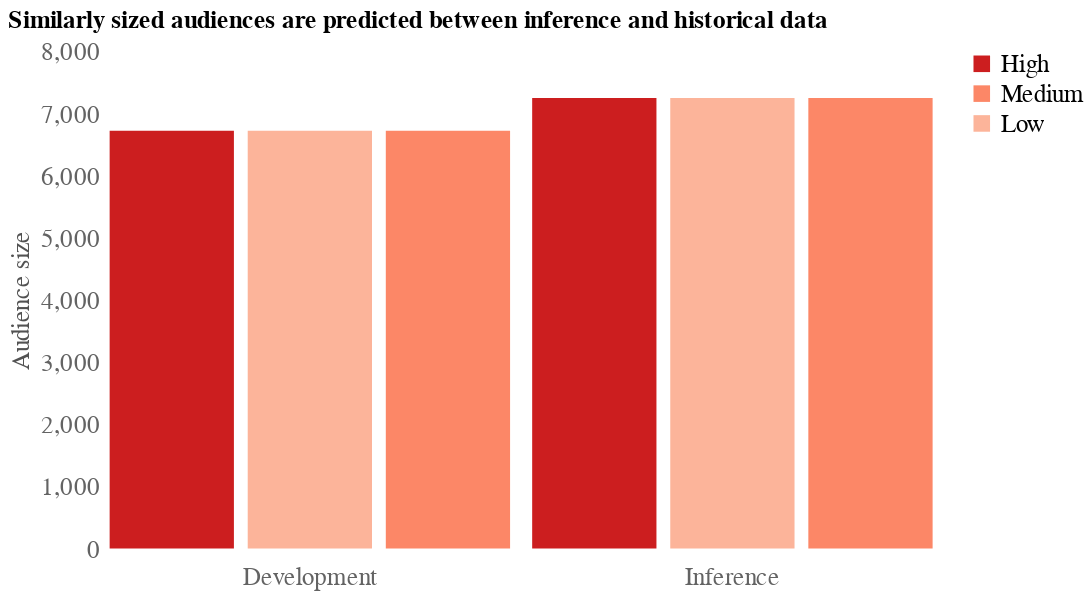
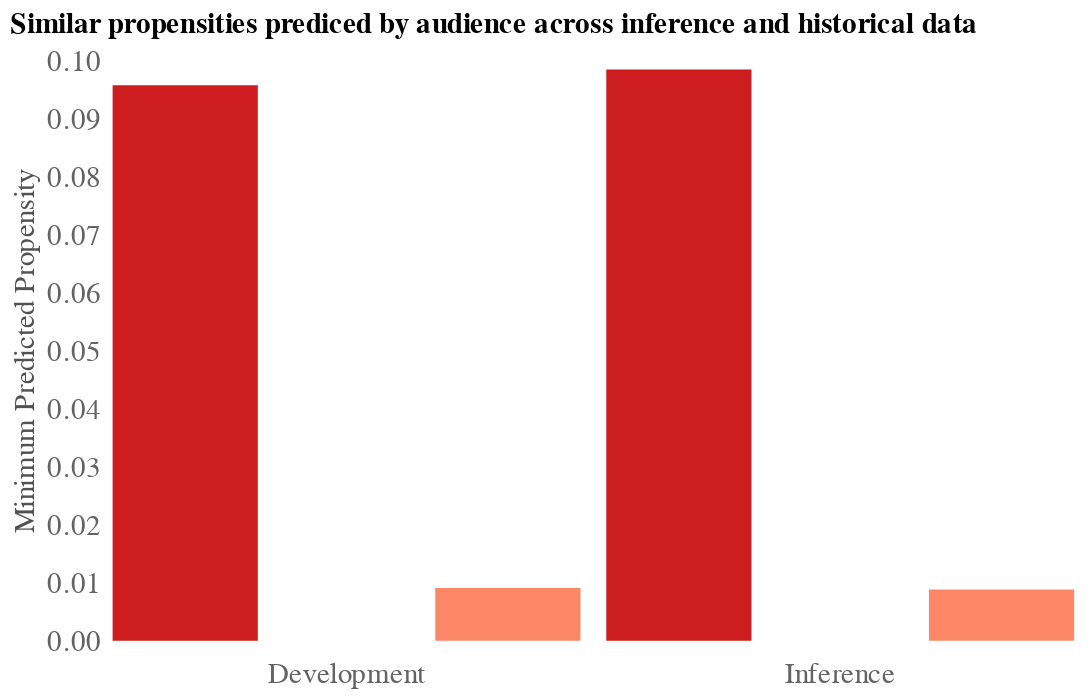
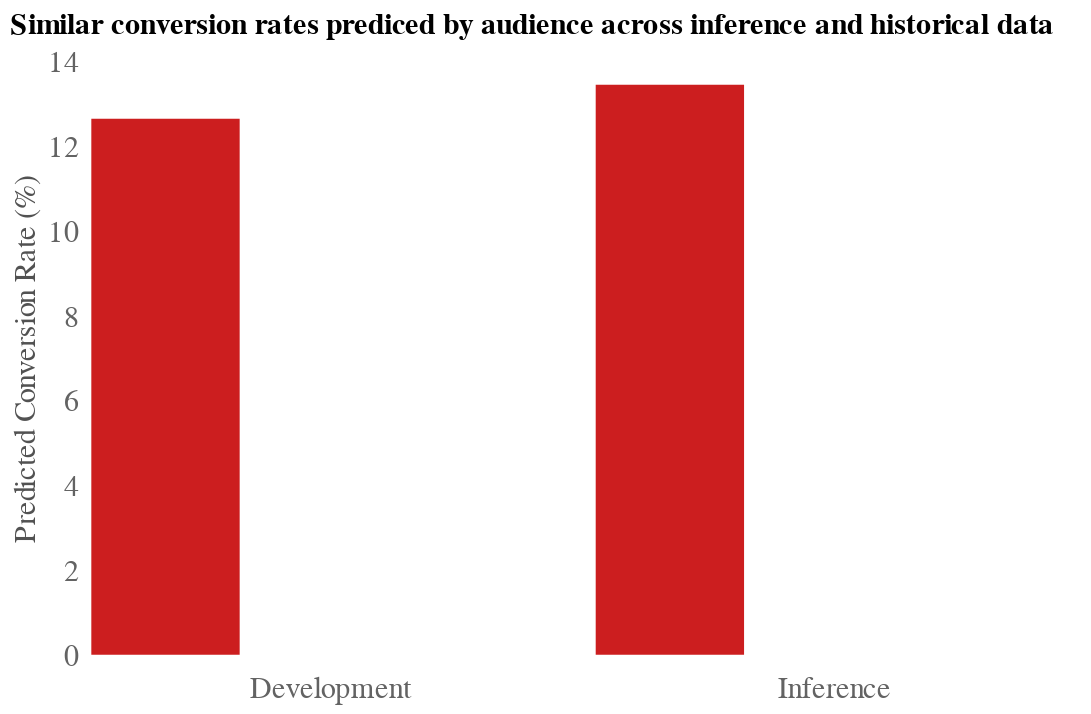
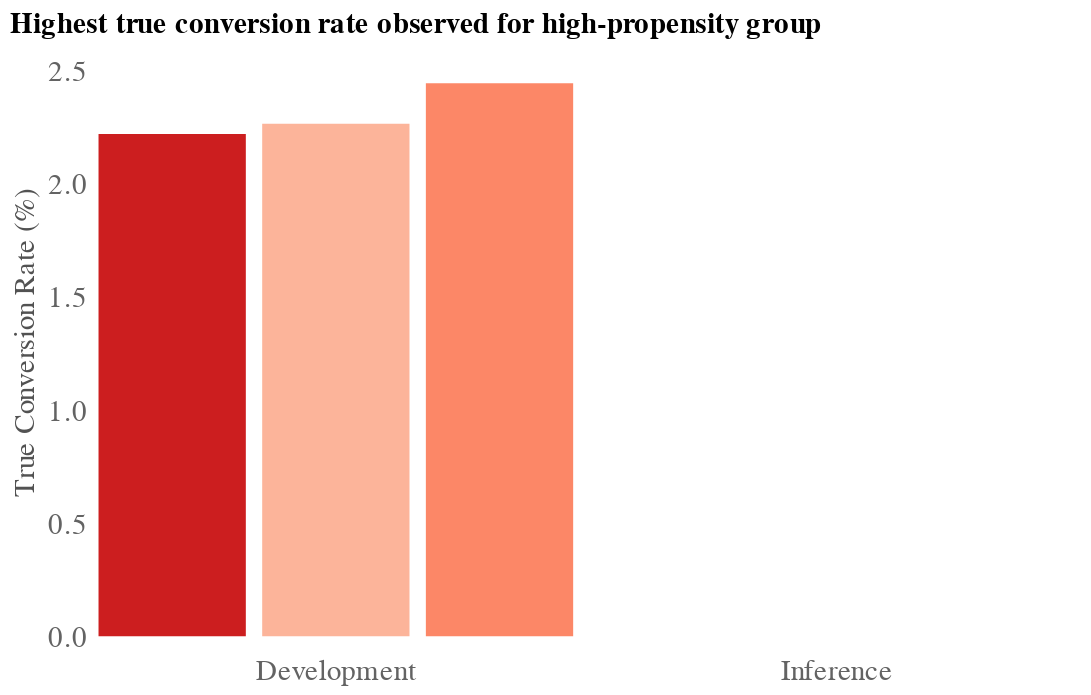

Write notebook code for charts like these, in order.
### Markdown cell above
Show plot comparing development and inference statistics for each audience group

### Code cell
for k, yvar in enumerate(["total_visitors", 'min_score', 'pred_conv_rate', 'true_conv_rate']):
    chart = dh.plot_repeated_column_grouped_bar_chart_untidy_data(
        df_conv_rates,
        xvar = 'maudience',
        yvar = yvar,
        color_by_col = 'maudience',
        col_var = 'data_type',
        column_order = ['Development', 'Inference'],
        title_dict={
            "total_visitors": {
                "y": "Audience size",
                "title": (
                    "Similarly sized audiences are predicted between inference "
                    "and historical data"
                ),
            },
            "min_score": {
                "y": "Minimum Predicted Propensity",
                "title": (
                    "Similar propensities prediced by audience "
                    "across inference and historical data"
                ),
            },
            "pred_conv_rate": {
                "y": "Predicted Conversion Rate (%)",
                "title": (
                    "Similar conversion rates prediced by audience "
                    "across inference and historical data"
                ),
            },
            "true_conv_rate": {
                "y": "True Conversion Rate (%)",
                "title": (
                    "Highest true conversion rate observed for "
                    "high-propensity group"
                ),
            },
        },
        tooltip = [
            alt.Tooltip('infer_month:N', title='Inference Month'),
            alt.Tooltip('audience_strategy:N', title='Audience Strategy'),
            alt.Tooltip('data_type:N', title='Type of Dataset'),
            alt.Tooltip('data_size:Q', title='Dataset Size', format=","),
            alt.Tooltip('maudience:N', title='Audience Group'),
            alt.Tooltip('total_visitors:Q', title='Audience Size', format=","),
            alt.Tooltip('pred_conv_rate:Q', title='Predicted Conv. Rate (%)', format=",.2f"),
            alt.Tooltip('true_conv_rate:Q', title='True Conv. Rate (%)', format=",.2f"),
        ],
        bar_order=["High", "Medium", "Low"],
        bar_colors=["#cc1e1f", "#fc8767", "#fcb49a"],
        column_header_fontsize = 15,
        axis_label_fontsize = 15,
        title_fontsize = 15,
        show_title = True,
        show_legend = True if k == 0 else False,
        fig_size = dict(width=250, height=300),
    )
    display(chart)

### Figure 1 — Vega-Lite specification as saved in the notebook (floating-point values rounded to 4 significant figures)
{"config": {"view": {"continuousWidth": 300, "continuousHeight": 300, "strokeOpacity": 0}, "axis": {"grid": false, "labelColor": "#636363", "labelFontSize": 15, "titleColor": "#525252", "titleFontSize": 15}, "legend": {"labelFontSize": 15}}, "data": {"name": "data-805428748bbdd50d62ea5ff7a96811b8"}, "mark": {"type": "bar"}, "encoding": {"color": {"field": "maudience", "legend": {"direction": "vertical"}, "scale": {"domain": ["High", "Medium", "Low"], "range": ["#cc1e1f", "#fc8767", "#fcb49a"]}, "title": null, "type": "nominal"}, "column": {"field": "data_type", "header": {"labelColor": "#636363", "labelFontSize": 15, "labelOrient": "bottom", "titleOrient": "bottom"}, "sort": ["Development", "Inference"], "spacing": 5, "title": null, "type": "nominal"}, "tooltip": [{"field": "infer_month", "title": "Inference Month", "type": "nominal"}, {"field": "audience_strategy", "title": "Audience Strategy", "type": "nominal"}, {"field": "data_type", "title": "Type of Dataset", "type": "nominal"}, {"field": "data_size", "format": ",", "title": "Dataset Size", "type": "quantitative"}, {"field": "maudience", "title": "Audience Group", "type": "nominal"}, {"field": "total_visitors", "format": ",", "title": "Audience Size", "type": "quantitative"}, {"field": "pred_conv_rate", "format": ",.2f", "title": "Predicted Conv. Rate (%)", "type": "quantitative"}, {"field": "true_conv_rate", "format": ",.2f", "title": "True Conv. Rate (%)", "type": "quantitative"}], "x": {"axis": {"domain": false, "labels": false, "ticks": false}, "field": "maudience", "title": null, "type": "nominal"}, "y": {"axis": {"domain": false, "ticks": false, "titleFontWeight": "normal"}, "field": "total_visitors", "title": "Audience size", "type": "quantitative"}}, "height": 300, "title": {"text": "Similarly sized audiences are predicted between inference and historical data", "anchor": "start", "fontSize": 15}, "width": 250, "$schema": "https://vega.github.io/schema/vega-lite/v5.8.0.json", "datasets": {"data-805428748bbdd50d62ea5ff7a96811b8": [{"audience_strategy": "Multi-Group", "infer_month": null, "maudience": "High", "pred_conversions": 850, "total_visitors": 6722, "min_score": 0.09566, "true_conversions": 149, "data_type": "Development", "data_size": 20164, "true_conv_rate": 2.217, "overall_true_conv_rate": 2.306, "pred_conv_rate": 12.65, "overall_pred_conv_rate": 4.215}, {"audience_strategy": "Multi-Group", "infer_month": null, "maudience": "Low", "pred_conversions": 0, "total_visitors": 6721, "min_score": 1.012e-16, "true_conversions": 152, "data_type": "Development", "data_size": 20164, "true_conv_rate": 2.262, "overall_true_conv_rate": 2.306, "pred_conv_rate": 0.0, "overall_pred_conv_rate": 4.215}, {"audience_strategy": "Multi-Group", "infer_month": null, "maudience": "Medium", "pred_conversions": 0, "total_visitors": 6721, "min_score": 0.00911, "true_conversions": 164, "data_type": "Development", "data_size": 20164, "true_conv_rate": 2.44, "overall_true_conv_rate": 2.306, "pred_conv_rate": 0.0, "overall_pred_conv_rate": 4.215}, {"audience_strategy": "Multi-Group", "infer_month": "March", "maudience": "High", "pred_conversions": 975, "total_visitors": 7251, "min_score": 0.09836, "true_conversions": 0, "data_type": "Inference", "data_size": 21752, "true_conv_rate": 0.0, "overall_true_conv_rate": 0.0, "pred_conv_rate": 13.45, "overall_pred_conv_rate": 4.482}, {"audience_strategy": "Multi-Group", "infer_month": "March", "maudience": "Low", "pred_conversions": 0, "total_visitors": 7251, "min_score": 1.469e-18, "true_conversions": 0, "data_type": "Inference", "data_size": 21752, "true_conv_rate": 0.0, "overall_true_conv_rate": 0.0, "pred_conv_rate": 0.0, "overall_pred_conv_rate": 4.482}, {"audience_strategy": "Multi-Group", "infer_month": "March", "maudience": "Medium", "pred_conversions": 0, "total_visitors": 7250, "min_score": 0.008815, "true_conversions": 0, "data_type": "Inference", "data_size": 21752, "true_conv_rate": 0.0, "overall_true_conv_rate": 0.0, "pred_conv_rate": 0.0, "overall_pred_conv_rate": 4.482}]}}

### Figure 2 — Vega-Lite specification as saved in the notebook (floating-point values rounded to 4 significant figures)
{"config": {"view": {"continuousWidth": 300, "continuousHeight": 300, "strokeOpacity": 0}, "axis": {"grid": false, "labelColor": "#636363", "labelFontSize": 15, "titleColor": "#525252", "titleFontSize": 15}, "legend": {"labelFontSize": 15}}, "data": {"name": "data-805428748bbdd50d62ea5ff7a96811b8"}, "mark": {"type": "bar"}, "encoding": {"color": {"field": "maudience", "legend": null, "scale": {"domain": ["High", "Medium", "Low"], "range": ["#cc1e1f", "#fc8767", "#fcb49a"]}, "title": null, "type": "nominal"}, "column": {"field": "data_type", "header": {"labelColor": "#636363", "labelFontSize": 15, "labelOrient": "bottom", "titleOrient": "bottom"}, "sort": ["Development", "Inference"], "spacing": 5, "title": null, "type": "nominal"}, "tooltip": [{"field": "infer_month", "title": "Inference Month", "type": "nominal"}, {"field": "audience_strategy", "title": "Audience Strategy", "type": "nominal"}, {"field": "data_type", "title": "Type of Dataset", "type": "nominal"}, {"field": "data_size", "format": ",", "title": "Dataset Size", "type": "quantitative"}, {"field": "maudience", "title": "Audience Group", "type": "nominal"}, {"field": "total_visitors", "format": ",", "title": "Audience Size", "type": "quantitative"}, {"field": "pred_conv_rate", "format": ",.2f", "title": "Predicted Conv. Rate (%)", "type": "quantitative"}, {"field": "true_conv_rate", "format": ",.2f", "title": "True Conv. Rate (%)", "type": "quantitative"}], "x": {"axis": {"domain": false, "labels": false, "ticks": false}, "field": "maudience", "title": null, "type": "nominal"}, "y": {"axis": {"domain": false, "ticks": false, "titleFontWeight": "normal"}, "field": "min_score", "title": "Minimum Predicted Propensity", "type": "quantitative"}}, "height": 300, "title": {"text": "Similar propensities prediced by audience across inference and historical data", "anchor": "start", "fontSize": 15}, "width": 250, "$schema": "https://vega.github.io/schema/vega-lite/v5.8.0.json", "datasets": {"data-805428748bbdd50d62ea5ff7a96811b8": [{"audience_strategy": "Multi-Group", "infer_month": null, "maudience": "High", "pred_conversions": 850, "total_visitors": 6722, "min_score": 0.09566, "true_conversions": 149, "data_type": "Development", "data_size": 20164, "true_conv_rate": 2.217, "overall_true_conv_rate": 2.306, "pred_conv_rate": 12.65, "overall_pred_conv_rate": 4.215}, {"audience_strategy": "Multi-Group", "infer_month": null, "maudience": "Low", "pred_conversions": 0, "total_visitors": 6721, "min_score": 1.012e-16, "true_conversions": 152, "data_type": "Development", "data_size": 20164, "true_conv_rate": 2.262, "overall_true_conv_rate": 2.306, "pred_conv_rate": 0.0, "overall_pred_conv_rate": 4.215}, {"audience_strategy": "Multi-Group", "infer_month": null, "maudience": "Medium", "pred_conversions": 0, "total_visitors": 6721, "min_score": 0.00911, "true_conversions": 164, "data_type": "Development", "data_size": 20164, "true_conv_rate": 2.44, "overall_true_conv_rate": 2.306, "pred_conv_rate": 0.0, "overall_pred_conv_rate": 4.215}, {"audience_strategy": "Multi-Group", "infer_month": "March", "maudience": "High", "pred_conversions": 975, "total_visitors": 7251, "min_score": 0.09836, "true_conversions": 0, "data_type": "Inference", "data_size": 21752, "true_conv_rate": 0.0, "overall_true_conv_rate": 0.0, "pred_conv_rate": 13.45, "overall_pred_conv_rate": 4.482}, {"audience_strategy": "Multi-Group", "infer_month": "March", "maudience": "Low", "pred_conversions": 0, "total_visitors": 7251, "min_score": 1.469e-18, "true_conversions": 0, "data_type": "Inference", "data_size": 21752, "true_conv_rate": 0.0, "overall_true_conv_rate": 0.0, "pred_conv_rate": 0.0, "overall_pred_conv_rate": 4.482}, {"audience_strategy": "Multi-Group", "infer_month": "March", "maudience": "Medium", "pred_conversions": 0, "total_visitors": 7250, "min_score": 0.008815, "true_conversions": 0, "data_type": "Inference", "data_size": 21752, "true_conv_rate": 0.0, "overall_true_conv_rate": 0.0, "pred_conv_rate": 0.0, "overall_pred_conv_rate": 4.482}]}}

### Figure 3 — Vega-Lite specification as saved in the notebook (floating-point values rounded to 4 significant figures)
{"config": {"view": {"continuousWidth": 300, "continuousHeight": 300, "strokeOpacity": 0}, "axis": {"grid": false, "labelColor": "#636363", "labelFontSize": 15, "titleColor": "#525252", "titleFontSize": 15}, "legend": {"labelFontSize": 15}}, "data": {"name": "data-805428748bbdd50d62ea5ff7a96811b8"}, "mark": {"type": "bar"}, "encoding": {"color": {"field": "maudience", "legend": null, "scale": {"domain": ["High", "Medium", "Low"], "range": ["#cc1e1f", "#fc8767", "#fcb49a"]}, "title": null, "type": "nominal"}, "column": {"field": "data_type", "header": {"labelColor": "#636363", "labelFontSize": 15, "labelOrient": "bottom", "titleOrient": "bottom"}, "sort": ["Development", "Inference"], "spacing": 5, "title": null, "type": "nominal"}, "tooltip": [{"field": "infer_month", "title": "Inference Month", "type": "nominal"}, {"field": "audience_strategy", "title": "Audience Strategy", "type": "nominal"}, {"field": "data_type", "title": "Type of Dataset", "type": "nominal"}, {"field": "data_size", "format": ",", "title": "Dataset Size", "type": "quantitative"}, {"field": "maudience", "title": "Audience Group", "type": "nominal"}, {"field": "total_visitors", "format": ",", "title": "Audience Size", "type": "quantitative"}, {"field": "pred_conv_rate", "format": ",.2f", "title": "Predicted Conv. Rate (%)", "type": "quantitative"}, {"field": "true_conv_rate", "format": ",.2f", "title": "True Conv. Rate (%)", "type": "quantitative"}], "x": {"axis": {"domain": false, "labels": false, "ticks": false}, "field": "maudience", "title": null, "type": "nominal"}, "y": {"axis": {"domain": false, "ticks": false, "titleFontWeight": "normal"}, "field": "pred_conv_rate", "title": "Predicted Conversion Rate (%)", "type": "quantitative"}}, "height": 300, "title": {"text": "Similar conversion rates prediced by audience across inference and historical data", "anchor": "start", "fontSize": 15}, "width": 250, "$schema": "https://vega.github.io/schema/vega-lite/v5.8.0.json", "datasets": {"data-805428748bbdd50d62ea5ff7a96811b8": [{"audience_strategy": "Multi-Group", "infer_month": null, "maudience": "High", "pred_conversions": 850, "total_visitors": 6722, "min_score": 0.09566, "true_conversions": 149, "data_type": "Development", "data_size": 20164, "true_conv_rate": 2.217, "overall_true_conv_rate": 2.306, "pred_conv_rate": 12.65, "overall_pred_conv_rate": 4.215}, {"audience_strategy": "Multi-Group", "infer_month": null, "maudience": "Low", "pred_conversions": 0, "total_visitors": 6721, "min_score": 1.012e-16, "true_conversions": 152, "data_type": "Development", "data_size": 20164, "true_conv_rate": 2.262, "overall_true_conv_rate": 2.306, "pred_conv_rate": 0.0, "overall_pred_conv_rate": 4.215}, {"audience_strategy": "Multi-Group", "infer_month": null, "maudience": "Medium", "pred_conversions": 0, "total_visitors": 6721, "min_score": 0.00911, "true_conversions": 164, "data_type": "Development", "data_size": 20164, "true_conv_rate": 2.44, "overall_true_conv_rate": 2.306, "pred_conv_rate": 0.0, "overall_pred_conv_rate": 4.215}, {"audience_strategy": "Multi-Group", "infer_month": "March", "maudience": "High", "pred_conversions": 975, "total_visitors": 7251, "min_score": 0.09836, "true_conversions": 0, "data_type": "Inference", "data_size": 21752, "true_conv_rate": 0.0, "overall_true_conv_rate": 0.0, "pred_conv_rate": 13.45, "overall_pred_conv_rate": 4.482}, {"audience_strategy": "Multi-Group", "infer_month": "March", "maudience": "Low", "pred_conversions": 0, "total_visitors": 7251, "min_score": 1.469e-18, "true_conversions": 0, "data_type": "Inference", "data_size": 21752, "true_conv_rate": 0.0, "overall_true_conv_rate": 0.0, "pred_conv_rate": 0.0, "overall_pred_conv_rate": 4.482}, {"audience_strategy": "Multi-Group", "infer_month": "March", "maudience": "Medium", "pred_conversions": 0, "total_visitors": 7250, "min_score": 0.008815, "true_conversions": 0, "data_type": "Inference", "data_size": 21752, "true_conv_rate": 0.0, "overall_true_conv_rate": 0.0, "pred_conv_rate": 0.0, "overall_pred_conv_rate": 4.482}]}}

### Figure 4 — Vega-Lite specification as saved in the notebook (floating-point values rounded to 4 significant figures)
{"config": {"view": {"continuousWidth": 300, "continuousHeight": 300, "strokeOpacity": 0}, "axis": {"grid": false, "labelColor": "#636363", "labelFontSize": 15, "titleColor": "#525252", "titleFontSize": 15}, "legend": {"labelFontSize": 15}}, "data": {"name": "data-805428748bbdd50d62ea5ff7a96811b8"}, "mark": {"type": "bar"}, "encoding": {"color": {"field": "maudience", "legend": null, "scale": {"domain": ["High", "Medium", "Low"], "range": ["#cc1e1f", "#fc8767", "#fcb49a"]}, "title": null, "type": "nominal"}, "column": {"field": "data_type", "header": {"labelColor": "#636363", "labelFontSize": 15, "labelOrient": "bottom", "titleOrient": "bottom"}, "sort": ["Development", "Inference"], "spacing": 5, "title": null, "type": "nominal"}, "tooltip": [{"field": "infer_month", "title": "Inference Month", "type": "nominal"}, {"field": "audience_strategy", "title": "Audience Strategy", "type": "nominal"}, {"field": "data_type", "title": "Type of Dataset", "type": "nominal"}, {"field": "data_size", "format": ",", "title": "Dataset Size", "type": "quantitative"}, {"field": "maudience", "title": "Audience Group", "type": "nominal"}, {"field": "total_visitors", "format": ",", "title": "Audience Size", "type": "quantitative"}, {"field": "pred_conv_rate", "format": ",.2f", "title": "Predicted Conv. Rate (%)", "type": "quantitative"}, {"field": "true_conv_rate", "format": ",.2f", "title": "True Conv. Rate (%)", "type": "quantitative"}], "x": {"axis": {"domain": false, "labels": false, "ticks": false}, "field": "maudience", "title": null, "type": "nominal"}, "y": {"axis": {"domain": false, "ticks": false, "titleFontWeight": "normal"}, "field": "true_conv_rate", "title": "True Conversion Rate (%)", "type": "quantitative"}}, "height": 300, "title": {"text": "Highest true conversion rate observed for high-propensity group", "anchor": "start", "fontSize": 15}, "width": 250, "$schema": "https://vega.github.io/schema/vega-lite/v5.8.0.json", "datasets": {"data-805428748bbdd50d62ea5ff7a96811b8": [{"audience_strategy": "Multi-Group", "infer_month": null, "maudience": "High", "pred_conversions": 850, "total_visitors": 6722, "min_score": 0.09566, "true_conversions": 149, "data_type": "Development", "data_size": 20164, "true_conv_rate": 2.217, "overall_true_conv_rate": 2.306, "pred_conv_rate": 12.65, "overall_pred_conv_rate": 4.215}, {"audience_strategy": "Multi-Group", "infer_month": null, "maudience": "Low", "pred_conversions": 0, "total_visitors": 6721, "min_score": 1.012e-16, "true_conversions": 152, "data_type": "Development", "data_size": 20164, "true_conv_rate": 2.262, "overall_true_conv_rate": 2.306, "pred_conv_rate": 0.0, "overall_pred_conv_rate": 4.215}, {"audience_strategy": "Multi-Group", "infer_month": null, "maudience": "Medium", "pred_conversions": 0, "total_visitors": 6721, "min_score": 0.00911, "true_conversions": 164, "data_type": "Development", "data_size": 20164, "true_conv_rate": 2.44, "overall_true_conv_rate": 2.306, "pred_conv_rate": 0.0, "overall_pred_conv_rate": 4.215}, {"audience_strategy": "Multi-Group", "infer_month": "March", "maudience": "High", "pred_conversions": 975, "total_visitors": 7251, "min_score": 0.09836, "true_conversions": 0, "data_type": "Inference", "data_size": 21752, "true_conv_rate": 0.0, "overall_true_conv_rate": 0.0, "pred_conv_rate": 13.45, "overall_pred_conv_rate": 4.482}, {"audience_strategy": "Multi-Group", "infer_month": "March", "maudience": "Low", "pred_conversions": 0, "total_visitors": 7251, "min_score": 1.469e-18, "true_conversions": 0, "data_type": "Inference", "data_size": 21752, "true_conv_rate": 0.0, "overall_true_conv_rate": 0.0, "pred_conv_rate": 0.0, "overall_pred_conv_rate": 4.482}, {"audience_strategy": "Multi-Group", "infer_month": "March", "maudience": "Medium", "pred_conversions": 0, "total_visitors": 7250, "min_score": 0.008815, "true_conversions": 0, "data_type": "Inference", "data_size": 21752, "true_conv_rate": 0.0, "overall_true_conv_rate": 0.0, "pred_conv_rate": 0.0, "overall_pred_conv_rate": 4.482}]}}
